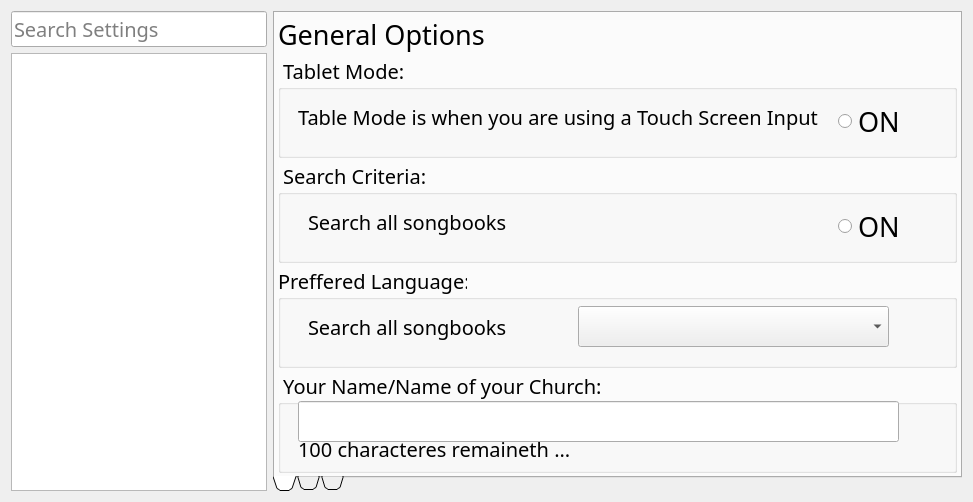
<?xml version="1.0" encoding="UTF-8"?>
<ui version="4.0">
 <class>vSongPrefs</class>
 <widget class="QDialog" name="vSongPrefs">
  <property name="geometry">
   <rect>
    <x>0</x>
    <y>0</y>
    <width>973</width>
    <height>502</height>
   </rect>
  </property>
  <property name="font">
   <font>
    <family>Trebuchet MS</family>
    <pointsize>15</pointsize>
   </font>
  </property>
  <property name="windowTitle">
   <string>Manage Preferences</string>
  </property>
  <property name="windowIcon">
   <iconset resource="icons/icons.qrc">
    <normaloff>:/icons/appicon</normaloff>:/icons/appicon</iconset>
  </property>
  <property name="sizeGripEnabled">
   <bool>false</bool>
  </property>
  <layout class="QVBoxLayout" name="MainLayout">
   <item>
    <layout class="QHBoxLayout" name="CentralWidget">
     <property name="bottomMargin">
      <number>0</number>
     </property>
     <item>
      <layout class="QVBoxLayout" name="PanelLeft">
       <item>
        <widget class="QLineEdit" name="TxtSearch">
         <property name="sizePolicy">
          <sizepolicy hsizetype="Preferred" vsizetype="Fixed">
           <horstretch>0</horstretch>
           <verstretch>0</verstretch>
          </sizepolicy>
         </property>
         <property name="font">
          <font>
           <family>Trebuchet MS</family>
           <pointsize>15</pointsize>
          </font>
         </property>
         <property name="inputMask">
          <string/>
         </property>
         <property name="text">
          <string/>
         </property>
         <property name="placeholderText">
          <string>Search Settings</string>
         </property>
        </widget>
       </item>
       <item>
        <widget class="QListView" name="LstNavigation">
         <property name="sizePolicy">
          <sizepolicy hsizetype="Preferred" vsizetype="Expanding">
           <horstretch>0</horstretch>
           <verstretch>0</verstretch>
          </sizepolicy>
         </property>
        </widget>
       </item>
      </layout>
     </item>
     <item>
      <layout class="QVBoxLayout" name="PanelRight">
       <item>
        <widget class="QTabWidget" name="PrefsTabs">
         <property name="enabled">
          <bool>true</bool>
         </property>
         <property name="sizePolicy">
          <sizepolicy hsizetype="Expanding" vsizetype="Expanding">
           <horstretch>0</horstretch>
           <verstretch>0</verstretch>
          </sizepolicy>
         </property>
         <property name="minimumSize">
          <size>
           <width>0</width>
           <height>0</height>
          </size>
         </property>
         <property name="font">
          <font>
           <family>Trebuchet MS</family>
           <pointsize>1</pointsize>
           <weight>50</weight>
           <bold>false</bold>
          </font>
         </property>
         <property name="tabPosition">
          <enum>QTabWidget::South</enum>
         </property>
         <property name="tabShape">
          <enum>QTabWidget::Triangular</enum>
         </property>
         <property name="currentIndex">
          <number>0</number>
         </property>
         <property name="elideMode">
          <enum>Qt::ElideNone</enum>
         </property>
         <property name="documentMode">
          <bool>false</bool>
         </property>
         <property name="tabsClosable">
          <bool>false</bool>
         </property>
         <property name="movable">
          <bool>true</bool>
         </property>
         <property name="tabBarAutoHide">
          <bool>true</bool>
         </property>
         <widget class="QWidget" name="TabPage1">
          <property name="sizePolicy">
           <sizepolicy hsizetype="Preferred" vsizetype="Fixed">
            <horstretch>0</horstretch>
            <verstretch>0</verstretch>
           </sizepolicy>
          </property>
          <property name="font">
           <font>
            <family>Trebuchet MS</family>
            <pointsize>15</pointsize>
            <weight>50</weight>
            <bold>false</bold>
           </font>
          </property>
          <property name="accessibleName">
           <string extracomment="This has to be equal to the tab title in all the main tabs">History</string>
          </property>
          <attribute name="title">
           <string/>
          </attribute>
          <layout class="QVBoxLayout" name="LayoutTabPage1">
           <property name="spacing">
            <number>3</number>
           </property>
           <property name="leftMargin">
            <number>3</number>
           </property>
           <property name="topMargin">
            <number>3</number>
           </property>
           <property name="rightMargin">
            <number>3</number>
           </property>
           <property name="bottomMargin">
            <number>3</number>
           </property>
           <item>
            <widget class="QLabel" name="LabelTab1">
             <property name="sizePolicy">
              <sizepolicy hsizetype="Expanding" vsizetype="Fixed">
               <horstretch>0</horstretch>
               <verstretch>0</verstretch>
              </sizepolicy>
             </property>
             <property name="font">
              <font>
               <family>Trebuchet MS</family>
               <pointsize>20</pointsize>
               <weight>50</weight>
               <bold>false</bold>
              </font>
             </property>
             <property name="text">
              <string>General Options</string>
             </property>
            </widget>
           </item>
           <item>
            <widget class="QGroupBox" name="GrpTabletMode">
             <property name="sizePolicy">
              <sizepolicy hsizetype="Expanding" vsizetype="Ignored">
               <horstretch>0</horstretch>
               <verstretch>0</verstretch>
              </sizepolicy>
             </property>
             <property name="minimumSize">
              <size>
               <width>0</width>
               <height>0</height>
              </size>
             </property>
             <property name="title">
              <string> Tablet Mode: </string>
             </property>
             <widget class="QRadioButton" name="BtnTabletMode">
              <property name="geometry">
               <rect>
                <x>560</x>
                <y>50</y>
                <width>71</width>
                <height>31</height>
               </rect>
              </property>
              <property name="font">
               <font>
                <family>Trebuchet MS</family>
                <pointsize>20</pointsize>
                <weight>50</weight>
                <bold>false</bold>
               </font>
              </property>
              <property name="text">
               <string>ON</string>
              </property>
             </widget>
             <widget class="QLabel" name="LblTabletMode">
              <property name="geometry">
               <rect>
                <x>20</x>
                <y>40</y>
                <width>551</width>
                <height>41</height>
               </rect>
              </property>
              <property name="sizePolicy">
               <sizepolicy hsizetype="Minimum" vsizetype="Preferred">
                <horstretch>0</horstretch>
                <verstretch>0</verstretch>
               </sizepolicy>
              </property>
              <property name="font">
               <font>
                <family>Trebuchet MS</family>
                <pointsize>15</pointsize>
                <weight>50</weight>
                <bold>false</bold>
               </font>
              </property>
              <property name="text">
               <string>Table Mode is when you are using a Touch Screen Input</string>
              </property>
             </widget>
            </widget>
           </item>
           <item>
            <widget class="QGroupBox" name="GrpSearchCriteria">
             <property name="sizePolicy">
              <sizepolicy hsizetype="Expanding" vsizetype="Preferred">
               <horstretch>0</horstretch>
               <verstretch>0</verstretch>
              </sizepolicy>
             </property>
             <property name="title">
              <string> Search Criteria: </string>
             </property>
             <widget class="QLabel" name="LblSearchCriteria">
              <property name="geometry">
               <rect>
                <x>30</x>
                <y>40</y>
                <width>551</width>
                <height>41</height>
               </rect>
              </property>
              <property name="font">
               <font>
                <family>Trebuchet MS</family>
                <pointsize>15</pointsize>
                <weight>50</weight>
                <bold>false</bold>
               </font>
              </property>
              <property name="text">
               <string>Search all songbooks</string>
              </property>
             </widget>
             <widget class="QRadioButton" name="BtnSearchCriteria">
              <property name="geometry">
               <rect>
                <x>560</x>
                <y>50</y>
                <width>71</width>
                <height>31</height>
               </rect>
              </property>
              <property name="font">
               <font>
                <family>Trebuchet MS</family>
                <pointsize>20</pointsize>
                <weight>50</weight>
                <bold>false</bold>
               </font>
              </property>
              <property name="text">
               <string>ON</string>
              </property>
             </widget>
            </widget>
           </item>
           <item>
            <widget class="QGroupBox" name="GrpLanguage">
             <property name="sizePolicy">
              <sizepolicy hsizetype="Expanding" vsizetype="Preferred">
               <horstretch>0</horstretch>
               <verstretch>0</verstretch>
              </sizepolicy>
             </property>
             <property name="title">
              <string>Preffered Language: </string>
             </property>
             <widget class="QLabel" name="LblLanguage">
              <property name="geometry">
               <rect>
                <x>30</x>
                <y>40</y>
                <width>551</width>
                <height>41</height>
               </rect>
              </property>
              <property name="font">
               <font>
                <family>Trebuchet MS</family>
                <pointsize>15</pointsize>
                <weight>50</weight>
                <bold>false</bold>
               </font>
              </property>
              <property name="text">
               <string>Search all songbooks</string>
              </property>
             </widget>
             <widget class="QComboBox" name="CmbLanguage">
              <property name="geometry">
               <rect>
                <x>300</x>
                <y>40</y>
                <width>311</width>
                <height>41</height>
               </rect>
              </property>
              <property name="font">
               <font>
                <family>Trebuchet MS</family>
                <pointsize>15</pointsize>
                <weight>50</weight>
                <bold>false</bold>
               </font>
              </property>
             </widget>
            </widget>
           </item>
           <item>
            <widget class="QGroupBox" name="GrpYourName">
             <property name="sizePolicy">
              <sizepolicy hsizetype="Expanding" vsizetype="Preferred">
               <horstretch>0</horstretch>
               <verstretch>0</verstretch>
              </sizepolicy>
             </property>
             <property name="title">
              <string> Your Name/Name of your Church: </string>
             </property>
             <widget class="QLineEdit" name="TxtYourName">
              <property name="geometry">
               <rect>
                <x>20</x>
                <y>30</y>
                <width>601</width>
                <height>41</height>
               </rect>
              </property>
             </widget>
             <widget class="QLabel" name="LblYourName">
              <property name="geometry">
               <rect>
                <x>20</x>
                <y>70</y>
                <width>421</width>
                <height>16</height>
               </rect>
              </property>
              <property name="text">
               <string>100 characteres remaineth ...</string>
              </property>
             </widget>
            </widget>
           </item>
          </layout>
         </widget>
         <widget class="QWidget" name="TabPage2">
          <property name="font">
           <font>
            <family>Trebuchet MS</family>
            <pointsize>15</pointsize>
            <weight>50</weight>
            <bold>false</bold>
           </font>
          </property>
          <property name="accessibleName">
           <string extracomment="This has to be equal to the tab title in all the main tabs">History</string>
          </property>
          <attribute name="title">
           <string/>
          </attribute>
          <layout class="QVBoxLayout" name="LayoutTabPage2">
           <property name="spacing">
            <number>3</number>
           </property>
           <property name="leftMargin">
            <number>3</number>
           </property>
           <property name="topMargin">
            <number>3</number>
           </property>
           <property name="rightMargin">
            <number>3</number>
           </property>
           <property name="bottomMargin">
            <number>3</number>
           </property>
           <item>
            <widget class="QLabel" name="LblTabPage2">
             <property name="sizePolicy">
              <sizepolicy hsizetype="Preferred" vsizetype="Fixed">
               <horstretch>0</horstretch>
               <verstretch>0</verstretch>
              </sizepolicy>
             </property>
             <property name="font">
              <font>
               <family>Trebuchet MS</family>
               <pointsize>20</pointsize>
               <weight>50</weight>
               <bold>false</bold>
              </font>
             </property>
             <property name="text">
              <string>App Font Options</string>
             </property>
            </widget>
           </item>
           <item>
            <widget class="QGroupBox" name="GrpSampleText">
             <property name="title">
              <string> Sample Text: </string>
             </property>
             <widget class="QPlainTextEdit" name="TxtSampleText">
              <property name="geometry">
               <rect>
                <x>10</x>
                <y>30</y>
                <width>601</width>
                <height>71</height>
               </rect>
              </property>
              <property name="font">
               <font>
                <family>Trebuchet MS</family>
                <pointsize>20</pointsize>
                <weight>50</weight>
                <bold>false</bold>
               </font>
              </property>
              <property name="verticalScrollBarPolicy">
               <enum>Qt::ScrollBarAlwaysOff</enum>
              </property>
              <property name="horizontalScrollBarPolicy">
               <enum>Qt::ScrollBarAlwaysOff</enum>
              </property>
              <property name="plainText">
               <string>Only Believe</string>
              </property>
             </widget>
            </widget>
           </item>
           <item>
            <widget class="QGroupBox" name="GrpGeneralAppFont">
             <property name="title">
              <string> General App Font: </string>
             </property>
             <widget class="QPushButton" name="BtnDownGeneralAppFont">
              <property name="geometry">
               <rect>
                <x>10</x>
                <y>30</y>
                <width>40</width>
                <height>40</height>
               </rect>
              </property>
              <property name="text">
               <string/>
              </property>
              <property name="icon">
               <iconset resource="images/images.qrc">
                <normaloff>:/Down_Black.png</normaloff>:/Down_Black.png</iconset>
              </property>
              <property name="iconSize">
               <size>
                <width>35</width>
                <height>35</height>
               </size>
              </property>
              <property name="default">
               <bool>false</bool>
              </property>
              <property name="flat">
               <bool>true</bool>
              </property>
             </widget>
             <widget class="QSlider" name="SldGeneralAppFont">
              <property name="geometry">
               <rect>
                <x>49</x>
                <y>30</y>
                <width>251</width>
                <height>41</height>
               </rect>
              </property>
              <property name="minimum">
               <number>10</number>
              </property>
              <property name="maximum">
               <number>50</number>
              </property>
              <property name="pageStep">
               <number>5</number>
              </property>
              <property name="sliderPosition">
               <number>20</number>
              </property>
              <property name="orientation">
               <enum>Qt::Horizontal</enum>
              </property>
              <property name="tickPosition">
               <enum>QSlider::TicksBothSides</enum>
              </property>
             </widget>
             <widget class="QPushButton" name="BtnUpGeneralAppFont">
              <property name="geometry">
               <rect>
                <x>300</x>
                <y>30</y>
                <width>40</width>
                <height>40</height>
               </rect>
              </property>
              <property name="text">
               <string/>
              </property>
              <property name="icon">
               <iconset resource="images/images.qrc">
                <normaloff>:/Up_Black.png</normaloff>:/Up_Black.png</iconset>
              </property>
              <property name="iconSize">
               <size>
                <width>35</width>
                <height>35</height>
               </size>
              </property>
              <property name="default">
               <bool>false</bool>
              </property>
              <property name="flat">
               <bool>true</bool>
              </property>
             </widget>
             <widget class="QComboBox" name="CmbGeneralAppFont">
              <property name="geometry">
               <rect>
                <x>350</x>
                <y>30</y>
                <width>181</width>
                <height>41</height>
               </rect>
              </property>
              <property name="font">
               <font>
                <family>Trebuchet MS</family>
                <pointsize>18</pointsize>
                <weight>50</weight>
                <bold>false</bold>
               </font>
              </property>
             </widget>
             <widget class="QRadioButton" name="BtnGeneralAppFont">
              <property name="geometry">
               <rect>
                <x>550</x>
                <y>30</y>
                <width>101</width>
                <height>31</height>
               </rect>
              </property>
              <property name="sizePolicy">
               <sizepolicy hsizetype="Fixed" vsizetype="Fixed">
                <horstretch>0</horstretch>
                <verstretch>0</verstretch>
               </sizepolicy>
              </property>
              <property name="font">
               <font>
                <family>Trebuchet MS</family>
                <pointsize>20</pointsize>
                <weight>50</weight>
                <bold>false</bold>
               </font>
              </property>
              <property name="text">
               <string>BOLD</string>
              </property>
             </widget>
            </widget>
           </item>
           <item>
            <widget class="QGroupBox" name="GrpSongPreviewFont">
             <property name="title">
              <string> Song Preview Font: </string>
             </property>
             <widget class="QComboBox" name="CmbSongPreviewFont">
              <property name="geometry">
               <rect>
                <x>350</x>
                <y>30</y>
                <width>181</width>
                <height>41</height>
               </rect>
              </property>
              <property name="font">
               <font>
                <family>Trebuchet MS</family>
                <pointsize>18</pointsize>
                <weight>50</weight>
                <bold>false</bold>
               </font>
              </property>
             </widget>
             <widget class="QSlider" name="SldSongPreviewFont">
              <property name="geometry">
               <rect>
                <x>49</x>
                <y>30</y>
                <width>251</width>
                <height>41</height>
               </rect>
              </property>
              <property name="minimum">
               <number>10</number>
              </property>
              <property name="maximum">
               <number>50</number>
              </property>
              <property name="pageStep">
               <number>5</number>
              </property>
              <property name="sliderPosition">
               <number>20</number>
              </property>
              <property name="orientation">
               <enum>Qt::Horizontal</enum>
              </property>
              <property name="tickPosition">
               <enum>QSlider::TicksBothSides</enum>
              </property>
             </widget>
             <widget class="QRadioButton" name="BtnSongPreviewFont">
              <property name="geometry">
               <rect>
                <x>550</x>
                <y>30</y>
                <width>101</width>
                <height>31</height>
               </rect>
              </property>
              <property name="font">
               <font>
                <family>Trebuchet MS</family>
                <pointsize>20</pointsize>
                <weight>50</weight>
                <bold>false</bold>
               </font>
              </property>
              <property name="text">
               <string>BOLD</string>
              </property>
             </widget>
             <widget class="QPushButton" name="BtnUpSongPreviewFont">
              <property name="geometry">
               <rect>
                <x>300</x>
                <y>30</y>
                <width>40</width>
                <height>40</height>
               </rect>
              </property>
              <property name="text">
               <string/>
              </property>
              <property name="icon">
               <iconset resource="images/images.qrc">
                <normaloff>:/Up_Black.png</normaloff>:/Up_Black.png</iconset>
              </property>
              <property name="iconSize">
               <size>
                <width>35</width>
                <height>35</height>
               </size>
              </property>
              <property name="default">
               <bool>false</bool>
              </property>
              <property name="flat">
               <bool>true</bool>
              </property>
             </widget>
             <widget class="QPushButton" name="BtnDownSongPreviewFont">
              <property name="geometry">
               <rect>
                <x>10</x>
                <y>30</y>
                <width>40</width>
                <height>40</height>
               </rect>
              </property>
              <property name="text">
               <string/>
              </property>
              <property name="icon">
               <iconset resource="images/images.qrc">
                <normaloff>:/Down_Black.png</normaloff>:/Down_Black.png</iconset>
              </property>
              <property name="iconSize">
               <size>
                <width>35</width>
                <height>35</height>
               </size>
              </property>
              <property name="default">
               <bool>false</bool>
              </property>
              <property name="flat">
               <bool>true</bool>
              </property>
             </widget>
            </widget>
           </item>
           <item>
            <widget class="QGroupBox" name="GrpSongPresentFont">
             <property name="title">
              <string>Song Presentation Font: </string>
             </property>
             <widget class="QComboBox" name="CmbSongPresentFont">
              <property name="geometry">
               <rect>
                <x>350</x>
                <y>40</y>
                <width>181</width>
                <height>41</height>
               </rect>
              </property>
              <property name="font">
               <font>
                <family>Trebuchet MS</family>
                <pointsize>18</pointsize>
                <weight>50</weight>
                <bold>false</bold>
               </font>
              </property>
             </widget>
             <widget class="QSlider" name="SldSongPresentFont">
              <property name="geometry">
               <rect>
                <x>49</x>
                <y>40</y>
                <width>251</width>
                <height>41</height>
               </rect>
              </property>
              <property name="minimum">
               <number>10</number>
              </property>
              <property name="pageStep">
               <number>5</number>
              </property>
              <property name="sliderPosition">
               <number>20</number>
              </property>
              <property name="orientation">
               <enum>Qt::Horizontal</enum>
              </property>
              <property name="tickPosition">
               <enum>QSlider::TicksBothSides</enum>
              </property>
             </widget>
             <widget class="QRadioButton" name="BtnSongPresentFont">
              <property name="geometry">
               <rect>
                <x>550</x>
                <y>40</y>
                <width>101</width>
                <height>31</height>
               </rect>
              </property>
              <property name="font">
               <font>
                <family>Trebuchet MS</family>
                <pointsize>20</pointsize>
                <weight>50</weight>
                <bold>false</bold>
               </font>
              </property>
              <property name="text">
               <string>BOLD</string>
              </property>
             </widget>
             <widget class="QPushButton" name="BtnUpSongPresentFont">
              <property name="geometry">
               <rect>
                <x>300</x>
                <y>40</y>
                <width>40</width>
                <height>40</height>
               </rect>
              </property>
              <property name="text">
               <string/>
              </property>
              <property name="icon">
               <iconset resource="images/images.qrc">
                <normaloff>:/Up_Black.png</normaloff>:/Up_Black.png</iconset>
              </property>
              <property name="iconSize">
               <size>
                <width>35</width>
                <height>35</height>
               </size>
              </property>
              <property name="default">
               <bool>false</bool>
              </property>
              <property name="flat">
               <bool>true</bool>
              </property>
             </widget>
             <widget class="QPushButton" name="BtnDownSongPresentFont">
              <property name="geometry">
               <rect>
                <x>10</x>
                <y>40</y>
                <width>40</width>
                <height>40</height>
               </rect>
              </property>
              <property name="text">
               <string/>
              </property>
              <property name="icon">
               <iconset resource="images/images.qrc">
                <normaloff>:/Down_Black.png</normaloff>:/Down_Black.png</iconset>
              </property>
              <property name="iconSize">
               <size>
                <width>35</width>
                <height>35</height>
               </size>
              </property>
              <property name="default">
               <bool>false</bool>
              </property>
              <property name="flat">
               <bool>true</bool>
              </property>
             </widget>
            </widget>
           </item>
          </layout>
         </widget>
         <widget class="QWidget" name="TabPage3">
          <property name="font">
           <font>
            <family>Trebuchet MS</family>
            <pointsize>15</pointsize>
            <weight>50</weight>
            <bold>false</bold>
           </font>
          </property>
          <property name="accessibleName">
           <string extracomment="This has to be equal to the tab title in all the main tabs">History</string>
          </property>
          <attribute name="title">
           <string/>
          </attribute>
          <layout class="QVBoxLayout" name="LayoutTabPage3">
           <property name="spacing">
            <number>3</number>
           </property>
           <property name="leftMargin">
            <number>3</number>
           </property>
           <property name="topMargin">
            <number>3</number>
           </property>
           <property name="rightMargin">
            <number>3</number>
           </property>
           <property name="bottomMargin">
            <number>3</number>
           </property>
           <item>
            <widget class="QLabel" name="LblTabPage3">
             <property name="sizePolicy">
              <sizepolicy hsizetype="Preferred" vsizetype="Fixed">
               <horstretch>0</horstretch>
               <verstretch>0</verstretch>
              </sizepolicy>
             </property>
             <property name="font">
              <font>
               <family>Trebuchet MS</family>
               <pointsize>20</pointsize>
               <weight>50</weight>
               <bold>false</bold>
              </font>
             </property>
             <property name="text">
              <string>Presentation Theme Options</string>
             </property>
            </widget>
           </item>
           <item>
            <layout class="QHBoxLayout" name="TopLayout">
             <item>
              <widget class="QPushButton" name="BtnTheme1">
               <property name="sizePolicy">
                <sizepolicy hsizetype="Preferred" vsizetype="Preferred">
                 <horstretch>0</horstretch>
                 <verstretch>0</verstretch>
                </sizepolicy>
               </property>
               <property name="font">
                <font>
                 <family>Trebuchet MS</family>
                 <pointsize>18</pointsize>
                 <weight>50</weight>
                 <bold>false</bold>
                </font>
               </property>
               <property name="autoFillBackground">
                <bool>false</bool>
               </property>
               <property name="text">
                <string>Black
and
White</string>
               </property>
               <property name="checkable">
                <bool>true</bool>
               </property>
               <property name="checked">
                <bool>false</bool>
               </property>
              </widget>
             </item>
             <item>
              <widget class="QPushButton" name="BtnTheme2">
               <property name="sizePolicy">
                <sizepolicy hsizetype="Preferred" vsizetype="Preferred">
                 <horstretch>0</horstretch>
                 <verstretch>0</verstretch>
                </sizepolicy>
               </property>
               <property name="font">
                <font>
                 <family>Trebuchet MS</family>
                 <pointsize>18</pointsize>
                 <weight>50</weight>
                 <bold>false</bold>
                </font>
               </property>
               <property name="text">
                <string>White
and
Black</string>
               </property>
               <property name="checkable">
                <bool>true</bool>
               </property>
               <property name="checked">
                <bool>true</bool>
               </property>
              </widget>
             </item>
             <item>
              <widget class="QPushButton" name="BtnTheme3">
               <property name="sizePolicy">
                <sizepolicy hsizetype="Minimum" vsizetype="Preferred">
                 <horstretch>0</horstretch>
                 <verstretch>0</verstretch>
                </sizepolicy>
               </property>
               <property name="font">
                <font>
                 <family>Trebuchet MS</family>
                 <pointsize>18</pointsize>
                 <weight>50</weight>
                 <bold>false</bold>
                </font>
               </property>
               <property name="text">
                <string>Gray
and
White</string>
               </property>
               <property name="checkable">
                <bool>true</bool>
               </property>
              </widget>
             </item>
             <item>
              <widget class="QPushButton" name="BtnTheme4">
               <property name="sizePolicy">
                <sizepolicy hsizetype="Minimum" vsizetype="Preferred">
                 <horstretch>0</horstretch>
                 <verstretch>0</verstretch>
                </sizepolicy>
               </property>
               <property name="font">
                <font>
                 <family>Trebuchet MS</family>
                 <pointsize>18</pointsize>
                 <weight>50</weight>
                 <bold>false</bold>
                </font>
               </property>
               <property name="text">
                <string>White
and
Gray</string>
               </property>
               <property name="checkable">
                <bool>true</bool>
               </property>
              </widget>
             </item>
             <item>
              <widget class="QPushButton" name="BtnTheme5">
               <property name="sizePolicy">
                <sizepolicy hsizetype="Minimum" vsizetype="Preferred">
                 <horstretch>0</horstretch>
                 <verstretch>0</verstretch>
                </sizepolicy>
               </property>
               <property name="font">
                <font>
                 <family>Trebuchet MS</family>
                 <pointsize>18</pointsize>
                 <weight>50</weight>
                 <bold>false</bold>
                </font>
               </property>
               <property name="text">
                <string>Blue
and
White</string>
               </property>
               <property name="checkable">
                <bool>true</bool>
               </property>
              </widget>
             </item>
            </layout>
           </item>
           <item>
            <layout class="QHBoxLayout" name="MidLayout">
             <item>
              <widget class="QPushButton" name="BtnTheme6">
               <property name="sizePolicy">
                <sizepolicy hsizetype="Preferred" vsizetype="Preferred">
                 <horstretch>0</horstretch>
                 <verstretch>0</verstretch>
                </sizepolicy>
               </property>
               <property name="font">
                <font>
                 <family>Trebuchet MS</family>
                 <pointsize>18</pointsize>
                 <weight>50</weight>
                 <bold>false</bold>
                </font>
               </property>
               <property name="text">
                <string>White
and
Blue</string>
               </property>
               <property name="checkable">
                <bool>true</bool>
               </property>
              </widget>
             </item>
             <item>
              <widget class="QPushButton" name="BtnTheme7">
               <property name="sizePolicy">
                <sizepolicy hsizetype="Minimum" vsizetype="Preferred">
                 <horstretch>0</horstretch>
                 <verstretch>0</verstretch>
                </sizepolicy>
               </property>
               <property name="font">
                <font>
                 <family>Trebuchet MS</family>
                 <pointsize>18</pointsize>
                 <weight>50</weight>
                 <bold>false</bold>
                </font>
               </property>
               <property name="text">
                <string>Green
and
White</string>
               </property>
               <property name="checkable">
                <bool>true</bool>
               </property>
              </widget>
             </item>
             <item>
              <widget class="QPushButton" name="BtnTheme8">
               <property name="sizePolicy">
                <sizepolicy hsizetype="Minimum" vsizetype="Preferred">
                 <horstretch>0</horstretch>
                 <verstretch>0</verstretch>
                </sizepolicy>
               </property>
               <property name="font">
                <font>
                 <family>Trebuchet MS</family>
                 <pointsize>18</pointsize>
                 <weight>50</weight>
                 <bold>false</bold>
                </font>
               </property>
               <property name="text">
                <string>White
and
Green</string>
               </property>
               <property name="checkable">
                <bool>true</bool>
               </property>
              </widget>
             </item>
             <item>
              <widget class="QPushButton" name="BtnTheme9">
               <property name="sizePolicy">
                <sizepolicy hsizetype="Minimum" vsizetype="Preferred">
                 <horstretch>0</horstretch>
                 <verstretch>0</verstretch>
                </sizepolicy>
               </property>
               <property name="font">
                <font>
                 <family>Trebuchet MS</family>
                 <pointsize>18</pointsize>
                 <weight>50</weight>
                 <bold>false</bold>
                </font>
               </property>
               <property name="text">
                <string>Orange
and
White</string>
               </property>
               <property name="checkable">
                <bool>true</bool>
               </property>
              </widget>
             </item>
             <item>
              <widget class="QPushButton" name="BtnTheme10">
               <property name="sizePolicy">
                <sizepolicy hsizetype="Minimum" vsizetype="Preferred">
                 <horstretch>0</horstretch>
                 <verstretch>0</verstretch>
                </sizepolicy>
               </property>
               <property name="font">
                <font>
                 <family>Trebuchet MS</family>
                 <pointsize>18</pointsize>
                 <weight>50</weight>
                 <bold>false</bold>
                </font>
               </property>
               <property name="text">
                <string>White
and
Orange</string>
               </property>
               <property name="checkable">
                <bool>true</bool>
               </property>
              </widget>
             </item>
            </layout>
           </item>
           <item>
            <layout class="QHBoxLayout" name="DownLayout">
             <item>
              <widget class="QPushButton" name="BtnTheme11">
               <property name="sizePolicy">
                <sizepolicy hsizetype="Minimum" vsizetype="Preferred">
                 <horstretch>0</horstretch>
                 <verstretch>0</verstretch>
                </sizepolicy>
               </property>
               <property name="font">
                <font>
                 <family>Trebuchet MS</family>
                 <pointsize>18</pointsize>
                 <weight>50</weight>
                 <bold>false</bold>
                </font>
               </property>
               <property name="text">
                <string>Red
and
White</string>
               </property>
               <property name="checkable">
                <bool>true</bool>
               </property>
              </widget>
             </item>
             <item>
              <widget class="QPushButton" name="BtnTheme12">
               <property name="sizePolicy">
                <sizepolicy hsizetype="Minimum" vsizetype="Preferred">
                 <horstretch>0</horstretch>
                 <verstretch>0</verstretch>
                </sizepolicy>
               </property>
               <property name="font">
                <font>
                 <family>Trebuchet MS</family>
                 <pointsize>18</pointsize>
                 <weight>50</weight>
                 <bold>false</bold>
                </font>
               </property>
               <property name="text">
                <string>White
and
Red</string>
               </property>
               <property name="checkable">
                <bool>true</bool>
               </property>
              </widget>
             </item>
             <item>
              <widget class="QPushButton" name="BtnTheme13">
               <property name="sizePolicy">
                <sizepolicy hsizetype="Minimum" vsizetype="Preferred">
                 <horstretch>0</horstretch>
                 <verstretch>0</verstretch>
                </sizepolicy>
               </property>
               <property name="font">
                <font>
                 <family>Trebuchet MS</family>
                 <pointsize>18</pointsize>
                 <weight>50</weight>
                 <bold>false</bold>
                </font>
               </property>
               <property name="text">
                <string>Black
and
Yellow</string>
               </property>
               <property name="checkable">
                <bool>true</bool>
               </property>
              </widget>
             </item>
             <item>
              <widget class="QPushButton" name="BtnTheme14">
               <property name="sizePolicy">
                <sizepolicy hsizetype="Minimum" vsizetype="Preferred">
                 <horstretch>0</horstretch>
                 <verstretch>0</verstretch>
                </sizepolicy>
               </property>
               <property name="font">
                <font>
                 <family>Trebuchet MS</family>
                 <pointsize>18</pointsize>
                 <weight>50</weight>
                 <bold>false</bold>
                </font>
               </property>
               <property name="text">
                <string>Yellow
and
Black</string>
               </property>
               <property name="checkable">
                <bool>true</bool>
               </property>
              </widget>
             </item>
             <item>
              <widget class="QPushButton" name="BtnTheme15">
               <property name="sizePolicy">
                <sizepolicy hsizetype="Minimum" vsizetype="Preferred">
                 <horstretch>0</horstretch>
                 <verstretch>0</verstretch>
                </sizepolicy>
               </property>
               <property name="font">
                <font>
                 <family>Trebuchet MS</family>
                 <pointsize>18</pointsize>
                 <weight>50</weight>
                 <bold>false</bold>
                </font>
               </property>
               <property name="text">
                <string>Custom
Theme</string>
               </property>
               <property name="checkable">
                <bool>true</bool>
               </property>
               <property name="flat">
                <bool>false</bool>
               </property>
              </widget>
             </item>
            </layout>
           </item>
          </layout>
         </widget>
        </widget>
       </item>
      </layout>
     </item>
    </layout>
   </item>
  </layout>
 </widget>
 <resources>
  <include location="icons/icons.qrc"/>
  <include location="images/images.qrc"/>
 </resources>
 <connections/>
</ui>
